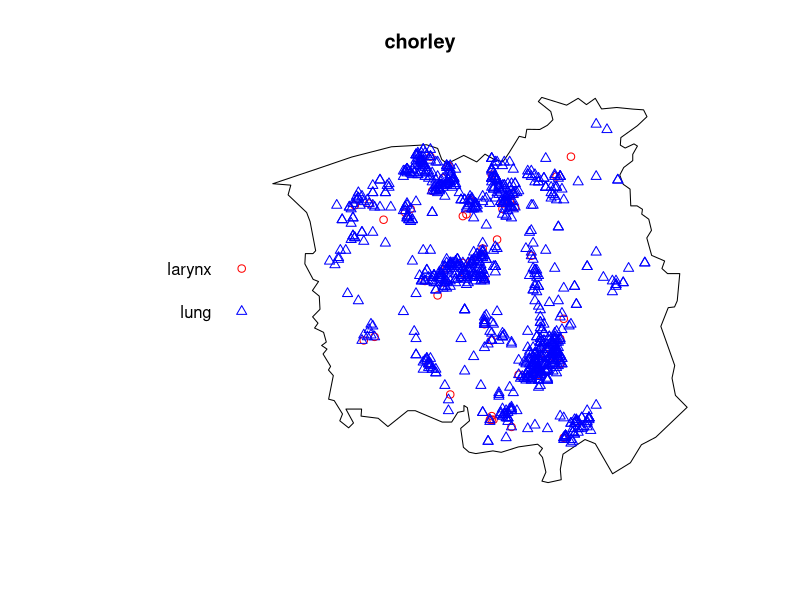
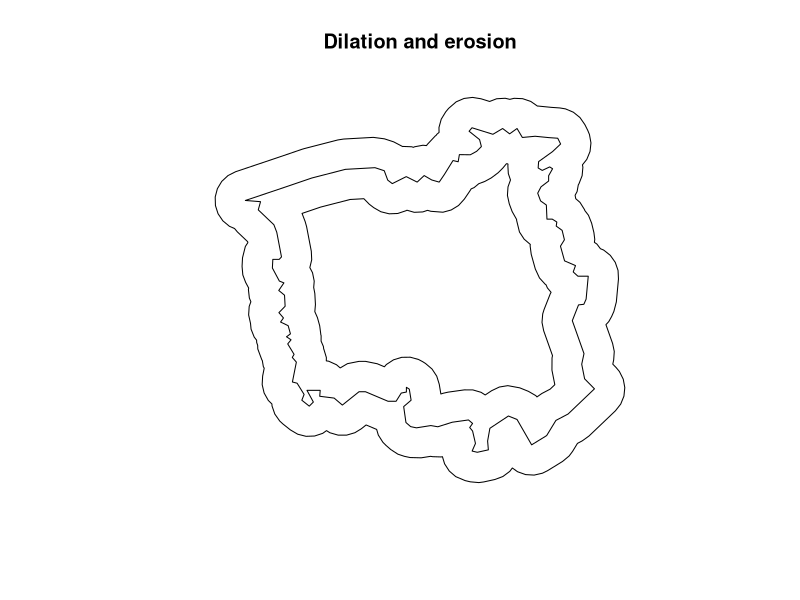
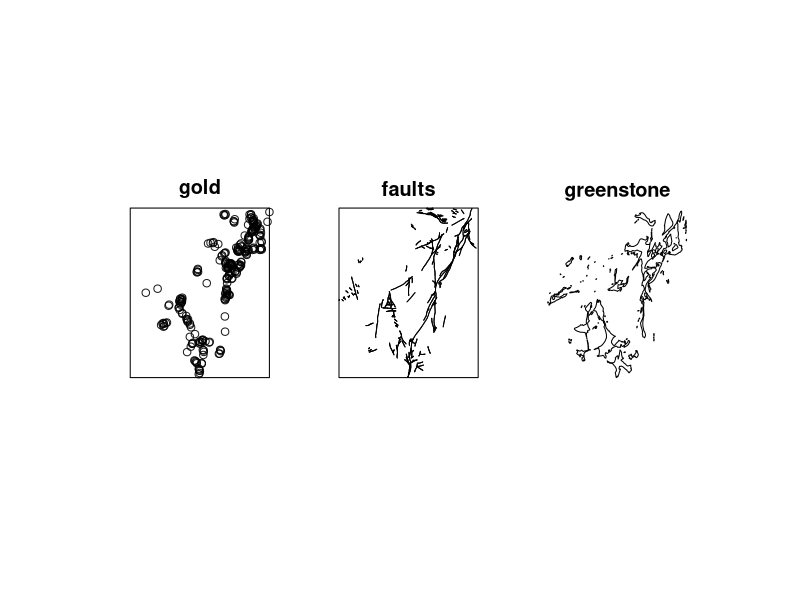
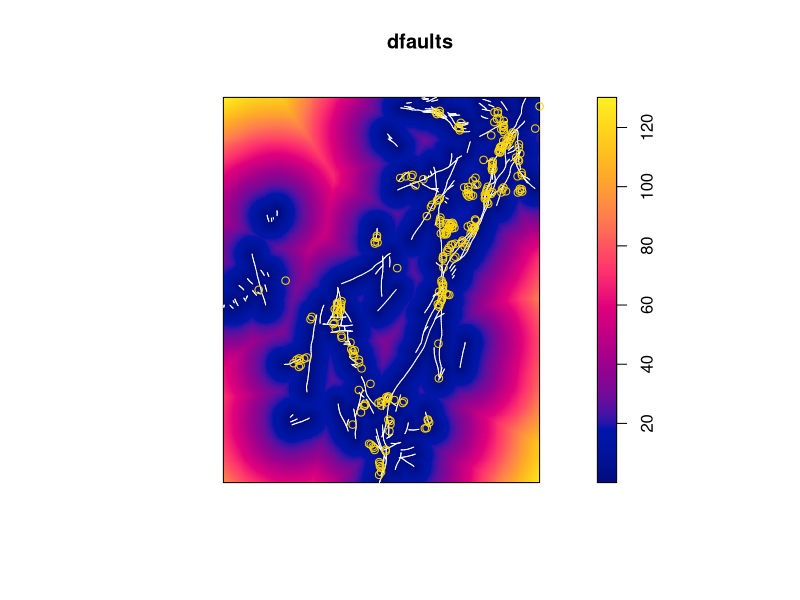
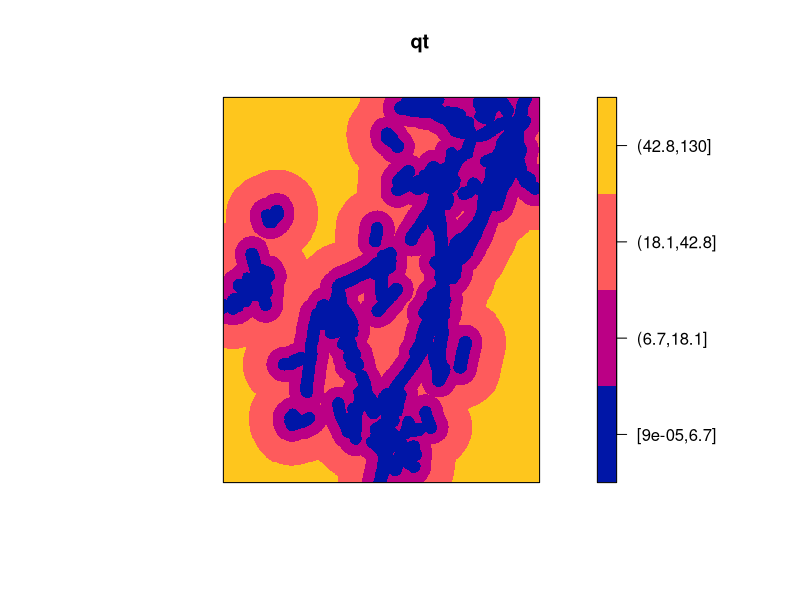
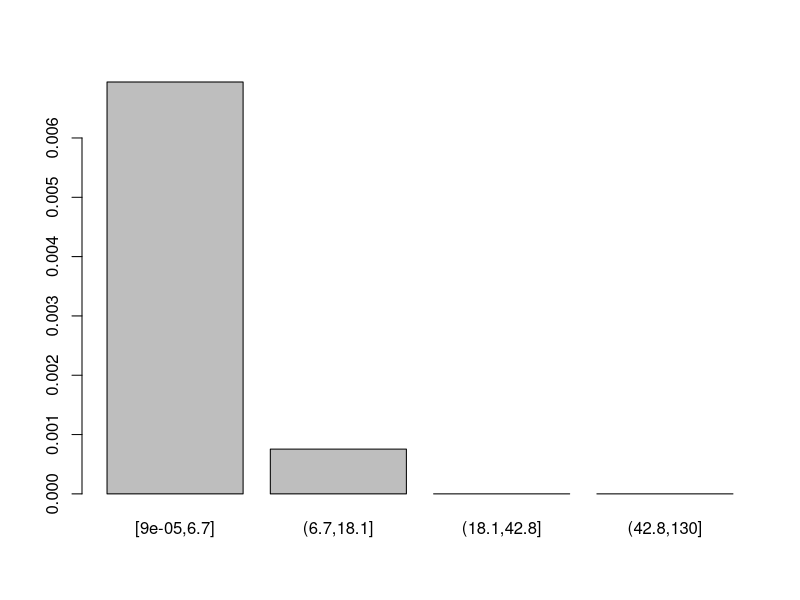
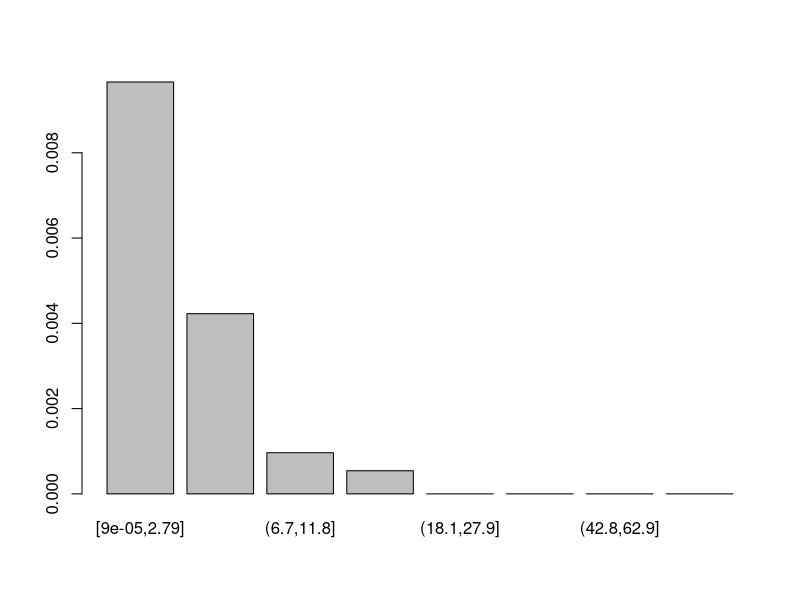
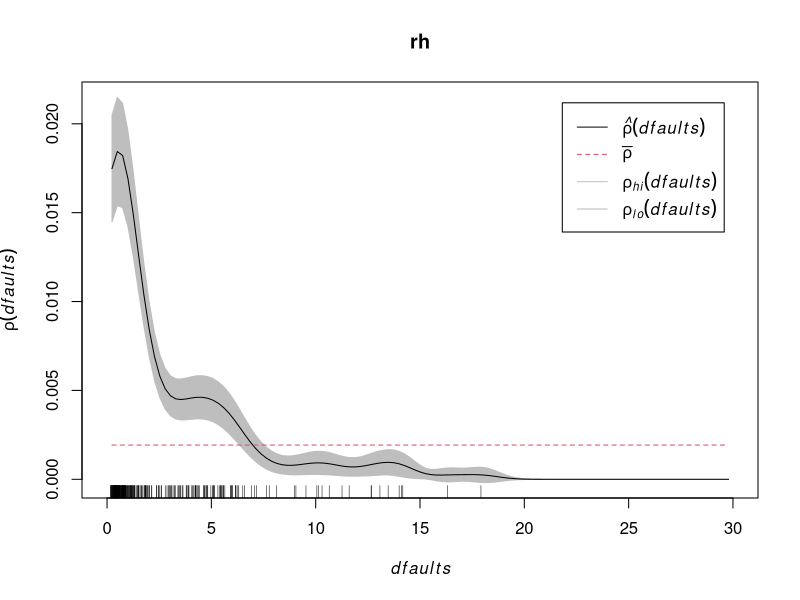

The R source for these figures, in order:
## ---- chunk 1
knitr::opts_chunk$set(echo = TRUE)
## ---- chunk 2
library(spatstat)
## ---- chunk 3
plot(chorley, cols = c("red", "blue"))
## ---- chunk 4
class(chorley)
methods(class = "ppp")
summary(chorley)
## ---- chunk 5
W <- Window(chorley)
Wplus <- dilation(W, 2)
Wminus <- erosion(W, 2)
plot(Wplus, main = "Dilation and erosion")
plot(W, add = TRUE)
plot(Wminus, add = TRUE)
## ---- chunk 6
murchison
plot(murchison, equal.scales = TRUE, main = "")
## ---- chunk 7
gold <- rescale(murchison$gold, 1000, "km")
faults <- rescale(murchison$faults, 1000, "km")
gs <- rescale(murchison$greenstone, 1000, "km")
## ---- chunk 8
dfaults <- distmap(faults, eps = 1) # 1km resolution
plot(dfaults)
plot(faults, add = TRUE, col = "white")
plot(gold, add = TRUE, cols = "gold")
## ---- chunk 9
qt <- quantess(Window(gold), dfaults, 4)
plot(qt, las = 1) # horizontal labels on axis (colourmap)
## ---- chunk 10
gold4 <- quadratcount(gold, tess = qt)
gold4
barplot(intensity(gold4))
## ---- chunk 11
gold8 <- quadratcount(gold, tess = quantess(Window(gold), dfaults, 8))
gold8
barplot(intensity(gold8))
## ---- chunk 12
rh <- rhohat(gold, dfaults)
plot(rh, legendpos = "topright", xlim = c(0,30))
## ---- chunk 13
pred_list <- solist(
  rhohat = predict(rh),
  kernel = density(gold, sigma = 5),
  adaptive = adaptive.density(gold, method = "kernel")
)
plot(pred_list, equal.ribbon = TRUE)
## ---- chunk 14
dgold <- dfaults[gold]
head(dgold)
## ---- chunk 15
dfaults_fun <- distfun(faults)
dfaults_fun
dgold <- dfaults_fun(gold)
head(dgold)
## ---- chunk 16
rand <- runifpoint(ex = gold)
drand <- dfaults_fun(rand)
hist(drand, col = rgb(.8,0,0,.1), ylim = c(0,150))
hist_dgold <- hist(dgold, plot = FALSE)
plot(hist_dgold, col = rgb(0,0,.8,.1), add = TRUE)
## ---- chunk 17
plot(roc(gold, dfaults_fun, high = FALSE))
## ---- chunk 18
(model_dist <- ppm(gold ~ dfaults_fun, eps=1))
## ---- chunk 19
ef_dist <- effectfun(model_dist, "dfaults_fun", se.fit = TRUE)
plot(ef_dist)
## ---- chunk 20
s_dist <- simulate(model_dist, nsim = 8)
s_dist[[9]] <- gold
names(s_dist)[9] <- "gold"
plot(s_dist)
## ---- chunk 21
(model_add <- ppm(gold ~ dfaults_fun + gs, eps=1))
(model_int <- ppm(gold ~ dfaults_fun * gs, eps=1))
## ---- chunk 22
anova(model_add, model_int, test = "Chi")
## ---- chunk 23
s_int <- simulate(model_int, nsim = 8)
s_int[[9]] <- gold
names(s_int)[9] <- "gold"
plot(s_int)
## ---- chunk 24
lev <- leverage(model_int)
inf <- influence(model_int)
dfb <- dfbetas(model_int)
## ---- chunk 25
plot(lev, showcut = FALSE)
plot(faults, add = TRUE, col = "white")
plot(gs, add = TRUE, border = "green", )
## ---- chunk 26
plot(inf)
plot(faults, add = TRUE, col = "grey")
plot(gs, add = TRUE, border = "green", )
## ---- chunk 27
plot(dfb)
## ---- chunk 28
model_clust <- kppm(gold ~ dfaults*gs, clusters = "LGCP", eps = 2, method = "clik2")
## ---- chunk 29
coef(summary(model_clust))
coef(summary(model_int))
## ---- chunk 30
s_clust <- simulate(model_clust, nsim = 8)
s_clust[[9]] <- gold
names(s_clust)[9] <- "gold"
plot(s_clust)
## ---- chunk 31
X <- rStraussHard(beta = 200, gamma = 0.4, R = 0.06, H = 0.03, nsim = 9)
plot(X)
## ---- chunk 32
(model_gibbs <- ppm(X[[1]] ~ 1, interaction = StraussHard(r = 0.06, hc = 0.03)))
## ---- chunk 33
plot(Kest(X[[1]]))
## ---- chunk 34
plot(pcf(X[[1]]))
## ---- chunk 35
env_gibbs_wrong <- envelope(X[[1]], Kest)
plot(env_gibbs_wrong, .-pi*r^2 ~ r)
## ---- chunk 36
env_gibbs_right <- envelope(model_gibbs, Kest)
plot(env_gibbs_right, .-pi*r^2 ~ r)
## ---- chunk 37
chicago
plot(chicago)
## ---- chunk 38
lam <- density(chicago, sigma = 100)
plot(lam)
## ---- chunk 39
lam2 <- densityVoronoi(chicago, nrep = 50, f = .2)
plot(lam2)
## ---- chunk 40
gold_tess <- dirichlet(gold)
plot(gold_tess)
## ---- chunk 41
XX <- chicago
Window(XX) <- grow.rectangle(Window(chicago), 1) ## Needed due to a minor bug
chicago_tess <- lineardirichlet(XX)
plot(chicago_tess)
